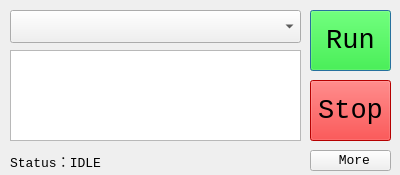
<?xml version="1.0" encoding="UTF-8"?>
<ui version="4.0">
 <class>Dialog</class>
 <widget class="QDialog" name="Dialog">
  <property name="geometry">
   <rect>
    <x>0</x>
    <y>0</y>
    <width>400</width>
    <height>175</height>
   </rect>
  </property>
  <property name="minimumSize">
   <size>
    <width>400</width>
    <height>150</height>
   </size>
  </property>
  <property name="maximumSize">
   <size>
    <width>400</width>
    <height>200</height>
   </size>
  </property>
  <property name="font">
   <font>
    <family>Courier New</family>
    <pointsize>10</pointsize>
   </font>
  </property>
  <property name="windowTitle">
   <string>vLauncher</string>
  </property>
  <property name="windowIcon">
   <iconset>
    <normaloff>image/vLauncher.ico</normaloff>image/vLauncher.ico</iconset>
  </property>
  <widget class="QLabel" name="label_Status">
   <property name="geometry">
    <rect>
     <x>10</x>
     <y>150</y>
     <width>291</width>
     <height>21</height>
    </rect>
   </property>
   <property name="text">
    <string>Status：IDLE</string>
   </property>
  </widget>
  <widget class="QPushButton" name="pushButton_Ctrl">
   <property name="geometry">
    <rect>
     <x>310</x>
     <y>10</y>
     <width>81</width>
     <height>61</height>
    </rect>
   </property>
   <property name="font">
    <font>
     <family>Courier New</family>
     <pointsize>20</pointsize>
    </font>
   </property>
   <property name="styleSheet">
    <string notr="true">background-color: rgb(0, 255, 0);</string>
   </property>
   <property name="text">
    <string>Run</string>
   </property>
  </widget>
  <widget class="QComboBox" name="comboBox_List">
   <property name="geometry">
    <rect>
     <x>10</x>
     <y>10</y>
     <width>291</width>
     <height>33</height>
    </rect>
   </property>
   <property name="minimumSize">
    <size>
     <width>121</width>
     <height>33</height>
    </size>
   </property>
   <property name="font">
    <font>
     <family>Courier New</family>
     <pointsize>20</pointsize>
    </font>
   </property>
   <property name="focusPolicy">
    <enum>Qt::NoFocus</enum>
   </property>
   <property name="styleSheet">
    <string notr="true">background-color: rgb(240, 240, 240);</string>
   </property>
   <property name="editable">
    <bool>false</bool>
   </property>
   <property name="currentText">
    <string/>
   </property>
   <property name="maxVisibleItems">
    <number>5</number>
   </property>
  </widget>
  <widget class="QListWidget" name="listWidget_Links">
   <property name="geometry">
    <rect>
     <x>10</x>
     <y>50</y>
     <width>291</width>
     <height>91</height>
    </rect>
   </property>
   <property name="focusPolicy">
    <enum>Qt::NoFocus</enum>
   </property>
  </widget>
  <widget class="QPushButton" name="pushButton_Ctrl2">
   <property name="geometry">
    <rect>
     <x>310</x>
     <y>80</y>
     <width>81</width>
     <height>61</height>
    </rect>
   </property>
   <property name="font">
    <font>
     <family>Courier New</family>
     <pointsize>20</pointsize>
    </font>
   </property>
   <property name="styleSheet">
    <string notr="true">background-color: rgb(255, 0, 0);</string>
   </property>
   <property name="text">
    <string>Stop</string>
   </property>
  </widget>
  <widget class="QToolButton" name="toolButton_More">
   <property name="geometry">
    <rect>
     <x>310</x>
     <y>150</y>
     <width>81</width>
     <height>21</height>
    </rect>
   </property>
   <property name="focusPolicy">
    <enum>Qt::TabFocus</enum>
   </property>
   <property name="styleSheet">
    <string notr="true">background-color: rgb(240, 240, 240);</string>
   </property>
   <property name="text">
    <string> More</string>
   </property>
   <property name="icon">
    <iconset>
     <normaloff>image/Settings.ico</normaloff>image/Settings.ico</iconset>
   </property>
   <property name="popupMode">
    <enum>QToolButton::InstantPopup</enum>
   </property>
   <property name="toolButtonStyle">
    <enum>Qt::ToolButtonTextBesideIcon</enum>
   </property>
   <property name="arrowType">
    <enum>Qt::NoArrow</enum>
   </property>
  </widget>
 </widget>
 <tabstops>
  <tabstop>comboBox_List</tabstop>
  <tabstop>pushButton_Ctrl</tabstop>
 </tabstops>
 <resources/>
 <connections/>
</ui>
